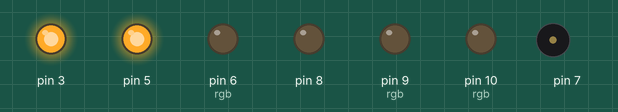
Recording of a sketch running on a simulated Arduino Uno, built with avr-gcc and run on an emulated ATmega328P. Shown: output pins drawn as LEDs (lit = HIGH), buzzer (waves = sounding).

Above: at 0.5 s.
At 2.5 s:
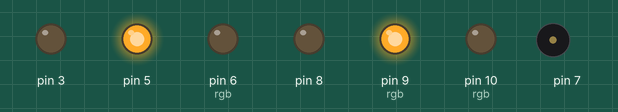
At 8.5 s:
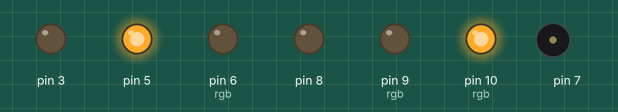
At 11.5 s:
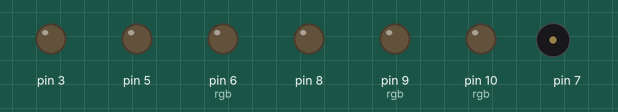
At 14.5 s:
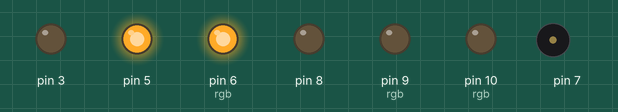
At 22.5 s:
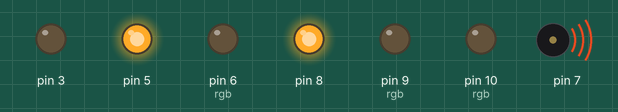
Timing chart, 0 to 23.4 s (numbered marks = the images above):
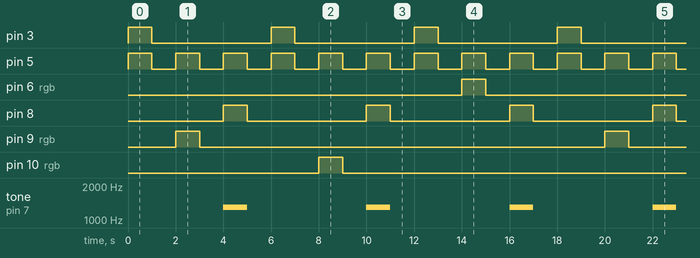

The sketch:

AllInOneTester.ino
```cpp
int rgb = 6;

void setup() {
  pinMode(3, OUTPUT);
  pinMode(5, OUTPUT);
  pinMode(6, OUTPUT);
  pinMode(7, OUTPUT);
  pinMode(8, OUTPUT);
  pinMode(9, OUTPUT);
  pinMode(10, OUTPUT);

}

void loop() {
  if (rgb == 9) {
    rgb = 10;
  } else if (rgb == 10) {
    rgb = 6;
  } else if (rgb == 6) {
    rgb = 9;
  }
  digitalWrite(5, HIGH);
  digitalWrite(3, HIGH);
  delay(1000);
  digitalWrite(3, LOW);
  digitalWrite(5, LOW);
  delay(1000);

  digitalWrite(5, HIGH);
  digitalWrite(rgb, HIGH);
  delay(1000);
  digitalWrite(5, LOW);
  digitalWrite(rgb, LOW);
  delay(1000);

  digitalWrite(5, HIGH);
  digitalWrite(8, HIGH);
  tone(7, 1300, 1000);
  delay(1000);
  digitalWrite(5, LOW);
  digitalWrite(7, LOW);
  digitalWrite(8, LOW);
  delay(1000);
}
```

Measured:
- by itself, pin 3, pin 8: alternates HIGH for 1.0 s and LOW for 5.0 s
- by itself, pin 5: alternates HIGH for 1.0 s and LOW for 1.0 s
- by itself, pin 6 (rgb), pin 9 (rgb), pin 10 (rgb): alternates HIGH for 1.0 s and LOW for 17.0 s
- by itself, tone on pin 7: alternates 1300 Hz for 1.0 s and silent for 5.0 s
